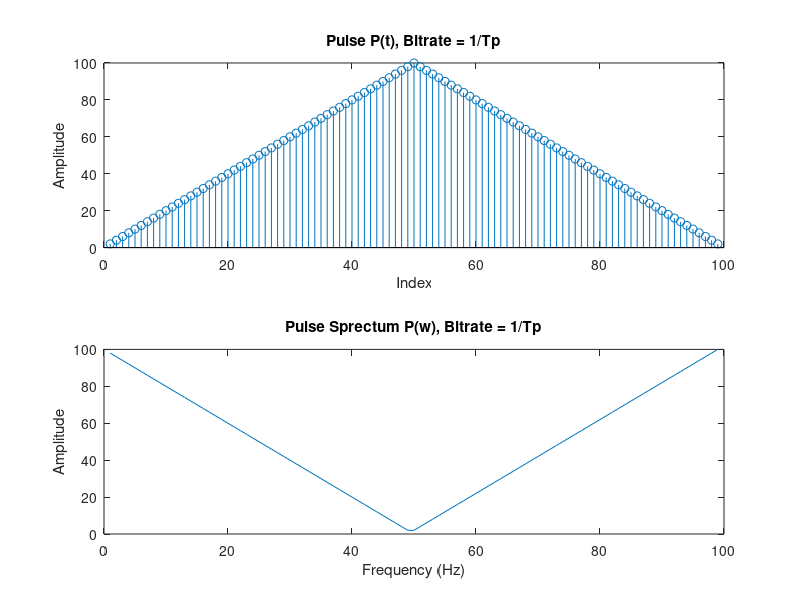
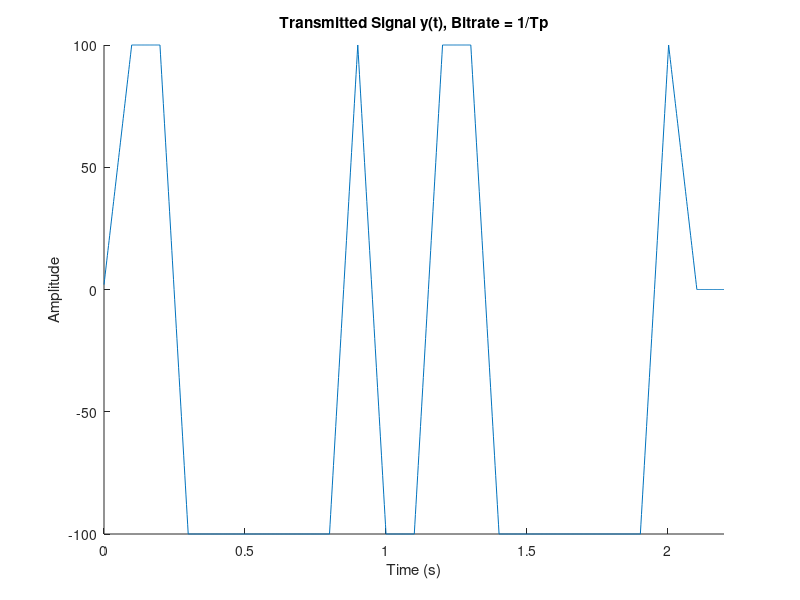
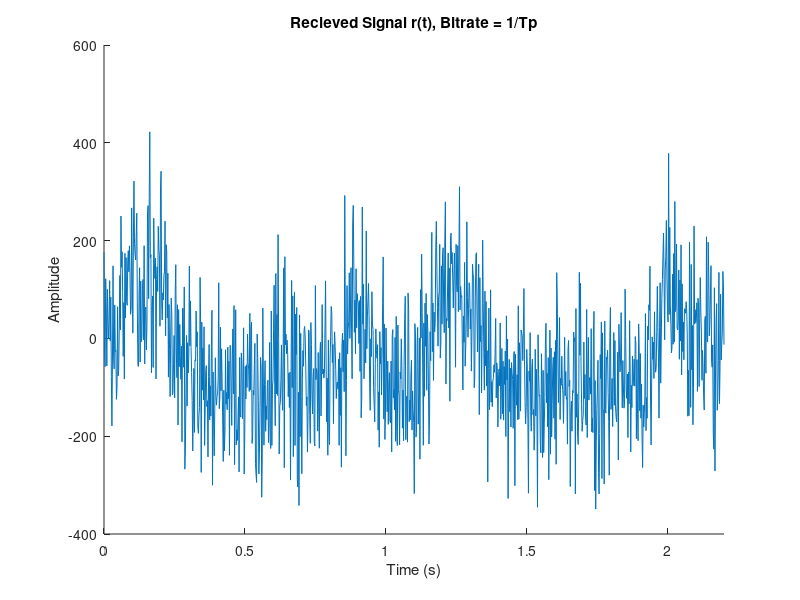
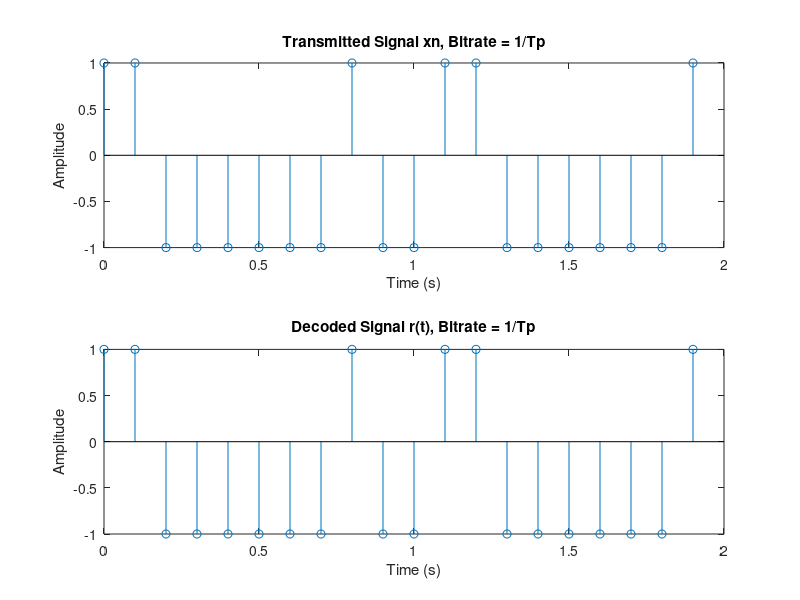

Reproduce these figures in MATLAB, in order. (Note: this script raises an error after producing the figures.)
%% Signals and Systems Matlab Homework #6
%% Introduction
% * Author:                   Will Burgess, 
% * Class:                    ESE 351
% * Date:                     Created 3/25/2024, Last Edited 2/2/2024
%% Housekeeping
close all
clear
clc
%% Part  1: Create Binary PAM System
%% Generate Input Signal and Add Noise Factor, Bitrate = 1/Tp
Tp = 0.1; % Half pulse width
sample_period = Tp/50; % dt, pulse and recieve sample period
sample_freq = 1/sample_period; % Frequency of pulse and recieve signal 

bit_rate = 1/(1 * Tp); %Fb, frequency of bits sent out
bit_period = 1/bit_rate; % Ts, Time between bits sent out

rect = ones(1,50);
pulse = 2 * conv(rect, rect);
pulse_fft = fftshift(pulse);

%figure, hold on
% subplot(3,1,1),stem(x);
% subplot(3,1,2),plot(n);
% subplot(3,1,3),plot(r); 
%stem(pulse);
%plot(mag2db(abs(pulse_fft)));
%hold off

N = 20;

maxTime = N * bit_period;

xn = 2 * ((rand(1, N) > 0.5) - 0.5);
a = 0;
imp_train = zeros(1,N * bit_period * sample_freq);
for k = 1:length(imp_train)
    if mod(k - 1, sample_freq * bit_period) == 0
    a = a + 1;
    imp_train(k) = xn(a);
    else
    imp_train(k) = 0;    
    end
end

sampleTimes = 0:sample_period:(N*bit_period)-sample_period;

y = conv(imp_train,pulse);
% figure, subplot (2,1,1),plot(y)
% subplot(2,1,2),stem(xn)

sigma = 1;
noise = sigma * max(y) * randn(1,length(y));
r = y + (noise * sigma);

%figure,plot(r)
%% Part f:  Create various outputs

% i, p(t), p(w)
figure, hold on
subplot(2,1,1);
stem(pulse)
ylabel('Amplitude')
xlabel('Index')
title('Pulse P(t), Bitrate = 1/Tp')



subplot(2,1,2)
plot(pulse_fft)
ylabel('Amplitude')
xlabel('Frequency (Hz)')
title('Pulse Sprectum P(w), Bitrate = 1/Tp')
hold off

times = linspace(0, maxTime + 2 * Tp, length(y));

% ii, y(t)
figure, hold on
plot(times, y)
xlim([0 maxTime + 2 * Tp]);
ylabel('Amplitude')
xlabel('Time (s)')
title('Transmitted Signal y(t), Bitrate = 1/Tp')
hold off

% iii, r(t)
figure, hold on
plot(times,r)
xlim([0 maxTime + 2 * Tp]);
ylabel('Amplitude')
xlabel('Time (s)')
title('Recieved Signal r(t), Bitrate = 1/Tp')
hold off

% iv, Sent Messave vs. decoded message
times_sent = 0:bit_period:maxTime-bit_period;
figure, hold on
subplot(2,1,1)
stem(times_sent,xn)
ylabel('Amplitude')
xlabel('Time (s)')
title('Transmitted Signal xn, Bitrate = 1/Tp')
subplot(2,1,2)

filtered = conv(r,pulse);
decoded = zeros(1, N);

a = 0;
pulselen = length(pulse);
filterlen = length(filtered);

factor = 1/(bit_rate * Tp); % find factor relating Ts and Tp, use that to modify pulselen
% please name this something other than factor

% don't ask me to explain this
for i = pulselen + 1:(pulselen * factor + mod(factor, 2))/2:filterlen-pulselen * factor - 1
    a = a + 1;
    if(filtered(i) > 0)
        decoded(a) = 1;
    else
       decoded(a) = -1;
    end
end

stem(times_sent,decoded);
ylabel('Amplitude')
xlabel('Time (s)')
title('Decoded Signal r(t), Bitrate = 1/Tp')
hold off

error = (sum(xn ~= decoded)/length(decoded)); 
SNR = (sum(y.^2))/(sum(noise.^2));

disp(['Bitrate: ' ,num2str(bit_rate), ' bits/second'])
disp(['Standard Deviation: ' , num2str(sigma)])
disp(['SNR: ' , num2str(SNR)])
disp(['Error: ' ,num2str(error),' percent'])


%% Generate Input Signal and Add Noise Factor, Bitrate = 1/2*Tp
Tp = 0.1; % Half pulse width
sample_period = Tp/50; % dt, pulse and recieve sample period
sample_freq = 1/sample_period; % Frequency of pulse and recieve signal 

bit_rate = 1/(2 * Tp); %Fb, frequency of bits sent out
bit_period = 1/bit_rate; % Ts, Time between bits sent out

rect = ones(1,50);
pulse = 2 * conv(rect, rect);
pulse_fft = fftshift(pulse);

%figure, hold on
% subplot(3,1,1),stem(x);
% subplot(3,1,2),plot(n);
% subplot(3,1,3),plot(r); 
%stem(pulse);
%plot(mag2db(abs(pulse_fft)));
%hold off

N = 20;

maxTime = N * bit_period;

xn = 2 * ((rand(1, N) > 0.5) - 0.5);
a = 0;
imp_train = zeros(1,N * bit_period * sample_freq);
for k = 1:length(imp_train)
    if mod(k - 1, sample_freq * bit_period) == 0
    a = a + 1;
    imp_train(k) = xn(a);
    else
    imp_train(k) = 0;    
    end
end

sampleTimes = 0:sample_period:(N*bit_period)-sample_period;

y = conv(imp_train,pulse);
% figure, subplot (2,1,1),plot(y)
% subplot(2,1,2),stem(xn)

sigma = 1;
noise = sigma * max(y) * randn(1,length(y));
r = y + (noise * sigma);

%figure,plot(r)
%% Part f:  Create various outputs

% i, p(t), p(w)
figure, hold on
subplot(2,1,1);
stem(pulse)
ylabel('Amplitude')
xlabel('Index')
title('Pulse P(t), Bitrate = 1/(2*Tp)')

f = (0:1:length(pulse_fft)-1);


subplot(2,1,2)
plot(f,pulse_fft)
ylabel('Amplitude')
xlabel('Frequency (Hz)')
title('Pulse Sprectum P(w), Bitrate = 1/(2*Tp)')
hold off

times = linspace(0, maxTime + 2 * Tp, length(y));

% ii, y(t)
figure, hold on
plot(times, y)
xlim([0 maxTime + 2 * Tp]);
ylabel('Amplitude')
xlabel('Time (s)')
title('Transmitted Signal y(t), Bitrate = 1/(2*Tp)')
hold off

% iii, r(t)
figure, hold on
plot(times,r)
xlim([0 maxTime + 2 * Tp]);
ylabel('Amplitude')
xlabel('Time (s)')
title('Recieved Signal r(t), Bitrate = 1/(2*Tp)')
hold off



% iv, Sent Messave vs. decoded message
times_sent = 0:bit_period:maxTime-bit_period;
figure, hold on
subplot(2,1,1)
stem(times_sent,xn)
ylabel('Amplitude')
xlabel('Time (s)')
title('Transmitted Signal xn, Bitrate = 1/(2*Tp)')
subplot(2,1,2)

filtered = conv(r,pulse);
decoded = zeros(1, N);

a = 0;
pulselen = length(pulse);
filterlen = length(filtered);

factor = 1/(bit_rate * Tp); % find factor relating Ts and Tp, use that to modify pulselen
% please name this something other than factor

% don't ask me to explain this
for i = pulselen + 1:(pulselen * factor + mod(factor, 2))/2:filterlen-pulselen * factor - 1
    a = a + 1;
    if(filtered(i) > 0)
        decoded(a) = 1;
    else
       decoded(a) = -1;
    end
end

stem(times_sent,decoded);
ylabel('Amplitude')
xlabel('Time (s)')
title('Decoded Signal r(t), Bitrate = 1/(2*Tp)')
hold off

error = (sum(xn ~= decoded)/length(decoded)); 
SNR = (sum(y.^2))/(sum(noise.^2));

disp(['Bitrate: ' ,num2str(bit_rate), ' bits/second'])
disp(['Standard Deviation: ' , num2str(sigma)])
disp(['SNR: ' , num2str(SNR)])
disp(['Error: ' ,num2str(error*100),' percent'])

%% Part 2: Performance Test
sigma_arr = [0, 1, 2, 3, 4];
[r_Tp, y_Tp] = signalFunction(1/Tp, sigma_arr);
[r_2Tp, y_2Tp] = signalFunction(1/(2*Tp), sigma_arr);
times_sent_Tp = 0:Tp:N*Tp-Tp;
figure, hold on
for j = 1:5
    filtered_Tp = conv(r_Tp(:, j),pulse);
    a = 0;
    decoded_Tp = zeros(1, N);
    pulselen = length(pulse);
    filterlen = length(filtered_Tp);
    
    factor = 1/((1/Tp) * Tp); % find factor relating Ts and Tp, use that to modify pulselen
    % please name this something other than factor
    
    
    for i = pulselen + 1:(pulselen * factor + mod(factor, 2))/2:filterlen-pulselen * factor - 1
        a = a + 1;
        if(filtered_Tp(i) > 0)
            decoded_Tp(a) = 1;
        else
           decoded_Tp(a) = -1;
        end
    end
    
    
    subplot(3, 2, j);
    stem(times_sent_Tp, decoded_Tp);
    title(['Sigma = ',num2str(sigma_arr(j))])
    sgtitle('Matched Fitler With Bitrate=1/Tp')
    xlabel('Time (s)')
    ylabel('Decoded Output')
end
hold off;


times_sent_2Tp = 0:2*Tp:2*N*Tp-(2*Tp);
figure, hold on
for j = 1:5
    filtered_2Tp = conv(r_2Tp(:, j),pulse);
    a = 0;
    decoded_2Tp = zeros(1, N);
    pulselen = length(pulse);
    filterlen = length(filtered_2Tp);
    
    factor = 1/((1/(2*Tp)) * Tp); % find factor relating Ts and Tp, use that to modify pulselen
    % please name this something other than factor
    
    
    for i = pulselen + 1:(pulselen * factor + mod(factor, 2))/2:filterlen-pulselen * factor - 1
        a = a + 1;
        if(filtered_2Tp(i) > 0)
            decoded_2Tp(a) = 1;
        else
           decoded_2Tp(a) = -1;
        end
    end
    
    
    subplot(3, 2, j);
    stem(times_sent_2Tp, decoded_2Tp);
    title(['Sigma = ',num2str(sigma_arr(j))])
    sgtitle('Matched Fitler With Bitrate=1/(2*Tp)')
    xlabel('Time (s)')
    ylabel('Decoded Output')
end
hold off

figure, hold on
for j = 1:5
    a = 0;
    unfiltered_2Tp = zeros(1, N);
    pulselen = length(pulse);
    filterlen = length(r_2Tp(:,j));
    
    factor = 1/((1/(2*Tp)) * Tp); % find factor relating Ts and Tp, use that to modify pulselen
    % please name this something other than factor
    
    
    for i = pulselen + 1:(pulselen * factor + mod(factor, 2))/2:filterlen-pulselen * factor - 1
        a = a + 1;
        if(r_2Tp(i) > 0)
            unfiltered_2Tp(a) = 1;
        else
           unfiltered_2Tp(a) = -1;
        end
    end
    
    
    subplot(3, 2, j);
    stem(times_sent_2Tp, unfiltered_2Tp);
    title(['Sigma = ',num2str(sigma_arr(j))])
    sgtitle('Sign-based Reciever With Bitrate=1/(2*Tp)')
    xlabel('Time (s)')
    ylabel('Decoded Output')
end
hold off

figure, hold on
for j = 1:5
    a = 0;
    unfiltered_Tp = zeros(1, N);
    pulselen = length(pulse);
    filterlen = length(r_Tp(:,j));
    
    factor = 1/((1/Tp) * Tp); % find factor relating Ts and Tp, use that to modify pulselen
    % please name this something other than factor
    
    
    for i = pulselen + 1:(pulselen * factor + mod(factor, 2))/2:filterlen-pulselen * factor - 1
        a = a + 1;
        if(r_2Tp(i) > 0)
            unfiltered_Tp(a) = 1;
        else
           unfiltered_Tp(a) = -1;
        end
    end
    
    
    subplot(3, 2, j);
    stem(times_sent_Tp, unfiltered_Tp);
    title(['Sigma = ',num2str(sigma_arr(j))])
    sgtitle('Sign-based Reciever With Bitrate=1/Tp')
    xlabel('Time (s)')
    ylabel('Decoded Output')
end
hold off
